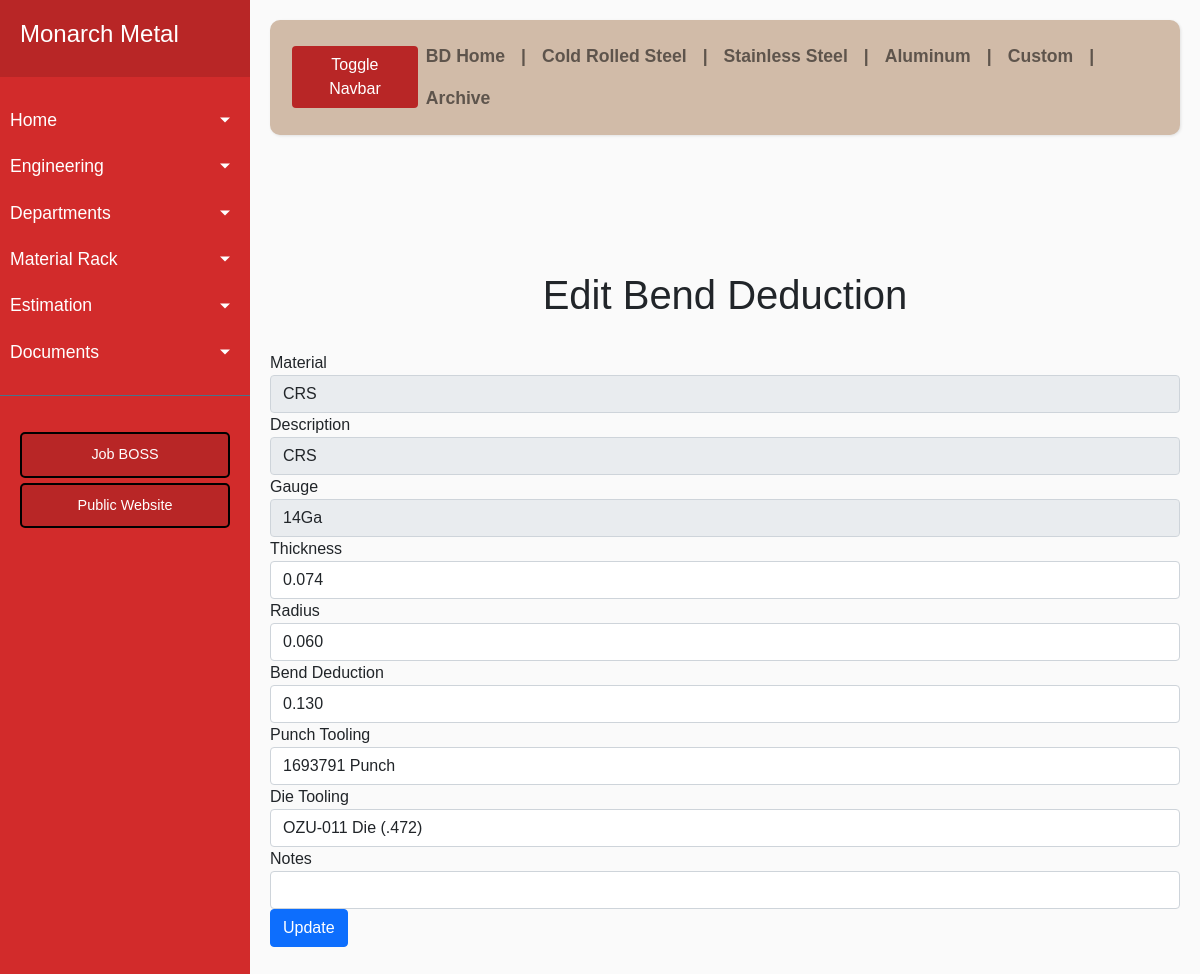
The app's page /edit_bd/6 with its own data.
### app/models.py (models this page shows, shortened)
class Bendd(Base):
    __tablename__ = 'bendd'
    id = Column(Integer, primary_key=True)
    matl = Column(String(10))
    desc = Column(String(25))
    gauge = Column(String(10))
    thick = Column(String(50))
    rad = Column(String(50))
    bd = Column(String(50))
    pt = Column(String(120))
    dt = Column(String(120))
    notes = Column(String(120))

### app/routes.py (the view)
@app.route('/edit_bd/<int:id>', methods=["POST", "GET"])
def update_record_bd(id):
    if request.method == "POST":
        matl = request.form["matl"]
        desc = request.form["desc"]
        gauge = request.form["gauge"]
        thick = request.form["thick"]
        rad = request.form["rad"]
        bd = request.form["bd"]
        pt = request.form["pt"]
        dt = request.form["dt"]
        notes = request.form["notes"]
        update_bd = Bendd.query.get(id)
        update_bd.matl = matl
        update_bd.desc = desc
        update_bd.gauge = gauge
        update_bd.thick = thick
        update_bd.rad = rad
        update_bd.bd = bd
        update_bd.pt = pt
        update_bd.dt = dt
        update_bd.notes = notes
        db_session.commit()
        data = {
            "id": id,
            "matl": matl,
            "desc": desc,
            "gauge": gauge,
            "thick": thick,
            "rad": rad,
            "bd": bd,
            "pt": pt,
            "dt": dt,
            "notes": notes
        }
        pusher_client.trigger('table', 'update-record_bd', {'data': data })
        return redirect("/bdhome", code=302)
    else:
        new_bd = Bendd.query.get(id)
        return render_template('update_bd.html', data=new_bd)

### app/routes.py (called while the page is built)
@app.teardown_appcontext
def shutdown_session(exception=None):
    db_session.remove()

### app/templates/update_bd.html
{% extends 'bdbase.html' %}
{% block content %}
    <br>
    <br>
    <br>
    <br>
    <h1 align='center'>Edit Bend Deduction</h1>
    <br>
    <form method="POST" id="target">
        <div class="form-group">
            Material <input type="text" class="form-control" name="matl" value="{{ data.matl }}" placeholder="Material" readonly>
        </div>
        <div class="form-group">
            Description <input type="text" class="form-control" name="desc" value="{{ data.desc }}" placeholder="Description" readonly>
        </div>
        <div class="form-group">
            Gauge <input type="text" class="form-control" name="gauge" value="{{ data.gauge }}" placeholder="Gauge" readonly>
        </div>
        <div class="form-group">
            Thickness <input type="text" class="form-control" name="thick" value="{{ data.thick }}">
        </div>
        <div class="form-group">
            Radius <input type="text" class="form-control" name="rad" value="{{ data.rad }}">
        </div>
        <div class="form-group">
            Bend Deduction <input type="text" class="form-control" name="bd" value="{{ data.bd }}">
        </div>
        <div class="form-group">
            Punch Tooling <input type="text" class="form-control" name="pt" value="{{ data.pt }}">
        </div>
        <div class="form-group">
            Die Tooling <input type="text" class="form-control" name="dt" value="{{ data.dt }}">
        </div>
        <div class="form-group">
            Notes <input type="text" class="form-control" name="notes" value="{{ data.notes }}">
        </div>
        <button type="submit" class="btn btn-block btn-primary">Update</button>
    </form>
{% endblock %}

### app/static/style.css (style rules this page uses)
* { font-family: 'Poppins', sans-serif; }
body { font-family: 'Poppins', sans-serif; background: #fafafa; }

### records on screen
Bendd: matl "CRS", desc "CRS", gauge "14Ga", thick "0.074", rad "0.060", bd "0.130", pt "1693791 Punch", dt "OZU-011 Die (.472)"
